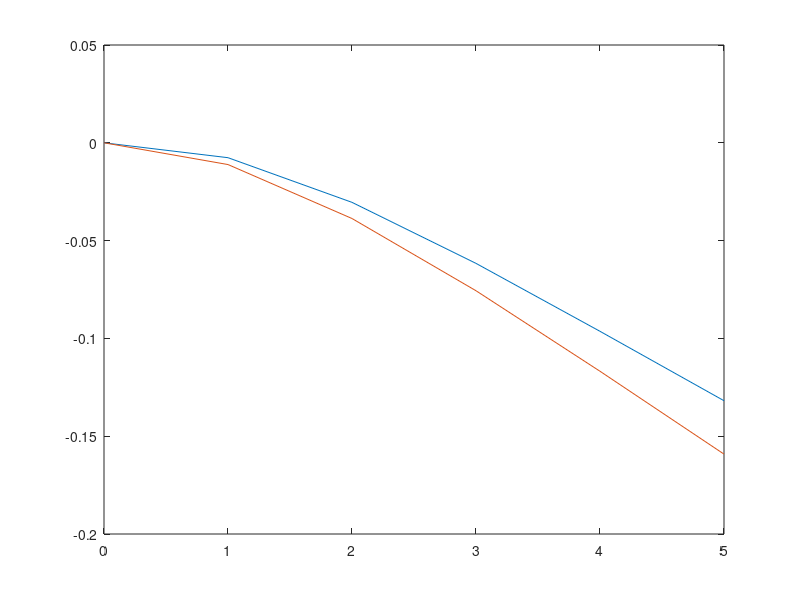

This chart was generated by the following MATLAB code:
r = input("Radius: ");
N = input("No. of elements in the beam: ");
L = input("Length of the beam: ");
E = input("Elastic modulus of the beam: ");
K = input("Spring constant: ");
q = input("What is the value of the distributed load: ");
I = (pi*r^4)/4;
Mhat = zeros(N,1);
A = zeros(N+3,N+3);
B = zeros(N+3,1);
h = L/N;
X = linspace(0,L,N+1);
Ydash = zeros(N+1,1);
for i = 1:N+1
  Ydash(i) = -(q/(E*I))*(((X(i)-L)^4)/24 + (L^3)*X(i)/6 - (L^4)/24);
end
for i = 2:N
  Mhat(i) = -(1/2)*q*(L-X(i))^2;
end
A(1,1) = 1; 
A(2,1) = -3/(2*h);
A(2,2) = (2/h);
A(2,3) = -1/(2*h);
for j = 3:N+1
  A(j,(j-2:j)) = [((E*I)/h^2) (-(2*E*I)/h^2) ((E*I)/h^2)];
  A(j,(N+2:N+3)) = [(-(L-X(j-1))) (-1)];
  B(j) = -Mhat(j-1);
endfor
A(N+2,(N+1:N+3)) = [K 1 0];
A(N+3,N+3) = 1;
Yhat = -A\B;
plot(X,Yhat(1:N+1));
hold on
plot(X,Ydash(1:N+1));
